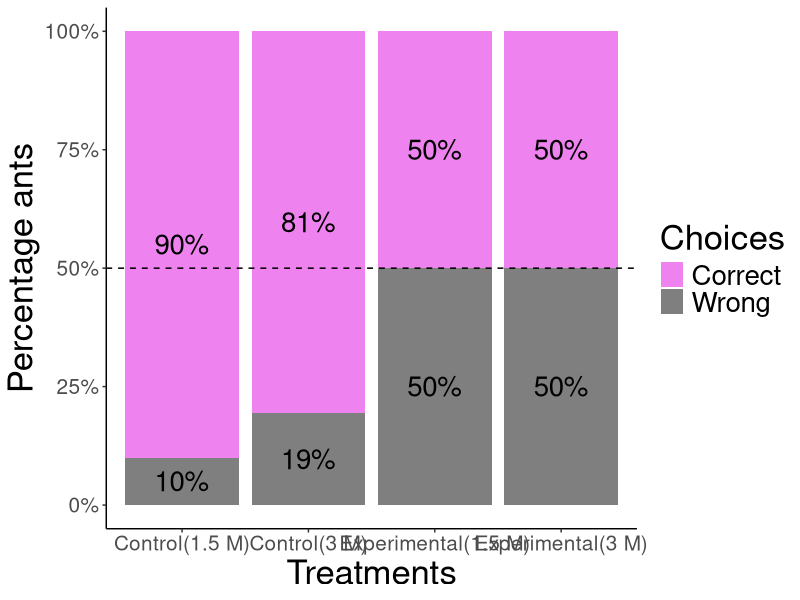
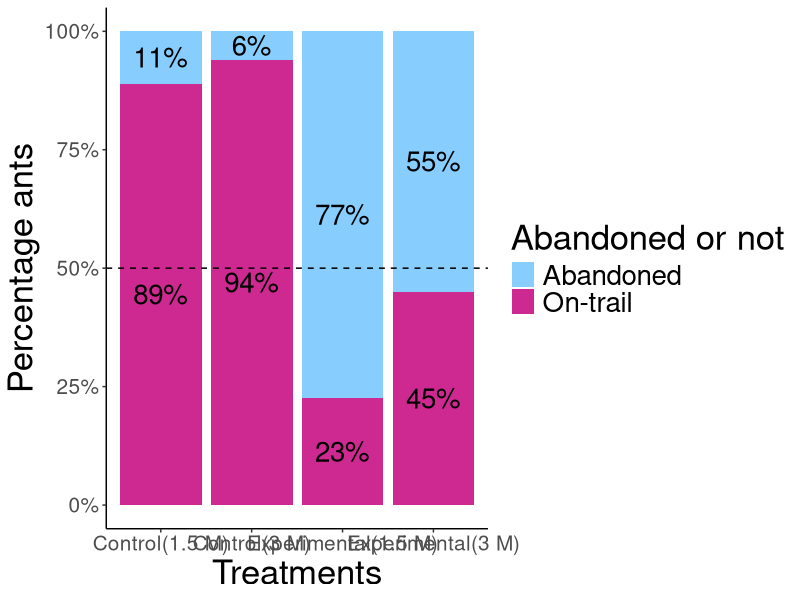
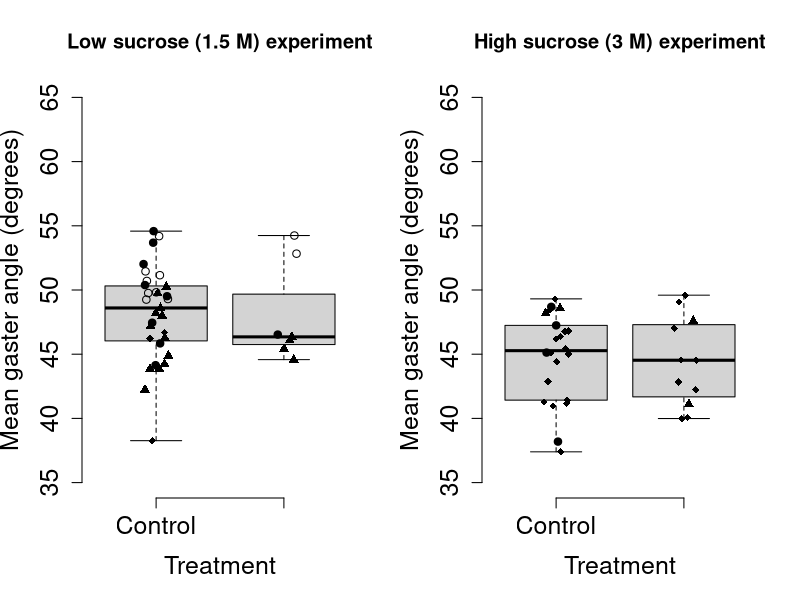

Generate these figures, in order, with R:
## ---- chunk 1
knitr::opts_chunk$set(echo = TRUE)
## ---- chunk 2
library(tidyverse)
library(ggplot2)
library(ggthemes)
library(ggstats)
## ---- chunk 3
#Importing the datasheets,and converting the relevant columns into factors

low_sucrose_experiment_data<-read.csv("Combined ant choices_Low sucrose experiment.csv")

high_sucrose_experiment_data<-read.csv("Combined ant choices_High sucrose experiment.csv")

#Extracting the columns needed for choice and abandonment analysis
low_sucrose_experiment_choices<-data.frame(low_sucrose_experiment_data$Treatment,low_sucrose_experiment_data$Ant.choice)
high_sucrose_experiment_choices<-data.frame(high_sucrose_experiment_data$Treatment,high_sucrose_experiment_data$Ant.choice)

#Changing the column names
colnames(low_sucrose_experiment_choices)<-c("treatment","choices")
colnames(high_sucrose_experiment_choices)<-c("treatment","choices")

#Converting the columns into factors
low_sucrose_experiment_choices$treatment<-as.factor(low_sucrose_experiment_choices$treatment)
low_sucrose_experiment_choices$choices<-as.factor(low_sucrose_experiment_choices$choices)

high_sucrose_experiment_choices$treatment<-as.factor(high_sucrose_experiment_choices$treatment)
high_sucrose_experiment_choices$choices<-as.factor(high_sucrose_experiment_choices$choices)

## ---- chunk 4

#1.5M DATA CHOICE ANALYSIS

#Filtering data where ant made either a correct or a wrong choice
low_sucrose_experiment_choices_only<-
  low_sucrose_experiment_choices %>% 
  filter(choices !="Abandoned")

#Dropping the abandonment factor level
low_sucrose_experiment_choices_only$choices<-droplevels(low_sucrose_experiment_choices_only$choices)

#Creating table
low_sucrose_experiment_choices_only_table<-table(low_sucrose_experiment_choices_only)

chisq.test(low_sucrose_experiment_choices_only_table,correct = F)

#Binomial test for control data
binom.test(36,40,0.5)
#Significant!

#Binomial test for experimental data
binom.test(8,16,0.5)
#Non-significant 
 
#3M DATA CHOICE ANALYSIS

#Filtering data where ant made either a correct or a wrong choice
high_sucrose_experiment_choices_only<-
  high_sucrose_experiment_choices %>% 
  filter(choices !="Abandoned")

#Dropping the abandonment factor level
high_sucrose_experiment_choices_only$choices<-droplevels(high_sucrose_experiment_choices_only$choices)

#Creating table
high_sucrose_experiment_choices_only_table<-table(high_sucrose_experiment_choices_only)

chisq.test(high_sucrose_experiment_choices_only_table,correct = F)
#Significant

#Binomial test for control data
binom.test(27,33,0.5)
#Significant!

#Binomial test for experimental data
binom.test(11,21,0.5)
#Non-significant 
## ---- chunk 5

#LOW SUCROSE EXPERIMENT ABANDONMENT ANALYSIS

#Filtering data where ant made either a correct or a wrong choice
low_sucrose_experiment_choices$abandonment<-ifelse(low_sucrose_experiment_choices$choices=="Abandoned","Abandoned","On-trail")

low_sucrose_experiment_abandonment_table<-table(low_sucrose_experiment_choices[-2])

#Chi-square test
chisq.test(low_sucrose_experiment_abandonment_table,correct = F)
#Significant

#Binomial test for control data
binom.test(5,45,0.5)
#Significantly more ants stay on the trail than abandon here

#Binomial test for experimental data
binom.test(55,71,0.5)
#Significantly more ants abandon the trail than stay on the trail

#HIGH SUCROSE EXPERIMENT ABANDONMENT ANALYSIS

#Filtering data where ant made either a correct or a wrong choice
high_sucrose_experiment_choices$abandonment<-ifelse(high_sucrose_experiment_choices$choices=="Abandoned","Abandoned","On-trail")

high_sucrose_experiment_abandonment_table<-table(high_sucrose_experiment_choices[-2])

#Chi-square test
chisq.test(high_sucrose_experiment_abandonment_table,correct = F)
#Significant


#Binomial test for control data
binom.test(2,35,0.5) #Significant
#Significantly more ants stay on the trail than abandon here

#Binomial test for experimental data
binom.test(30,51,0.5)
#Non-significant

## ---- chunk 6

#Creating labels specific to the experiment type and combining the dataframes
low_sucrose_experiment_choices$label<-as.factor(ifelse(low_sucrose_experiment_choices$treatment=="Control","Control_1.5m","Exp_1.5m"))

high_sucrose_experiment_choices$label<-as.factor(ifelse(high_sucrose_experiment_choices$treatment=="Control","Control_3m","Exp_3m"))


#Combining the choices from both experiments
all_exp_combined_data_choices<-rbind(low_sucrose_experiment_choices,high_sucrose_experiment_choices)

#Subsetting the data from the two treatments (combined for both experiments separately) to compare between the experiments.
all_exp_combined_control<-subset(all_exp_combined_data_choices,all_exp_combined_data_choices$treatment=="Control")

all_exp_combined_experimental<-subset(all_exp_combined_data_choices,all_exp_combined_data_choices$treatment=="Experimental")

#Dropping the uncessary factor levels
all_exp_combined_control$label<-droplevels(all_exp_combined_control$label)

all_exp_combined_experimental$label<-droplevels(all_exp_combined_experimental$label)

#COMPARING CORRECT VS. WRONG CHOICES BETWEEN THE TWO EXPERIMENTS FOR EACH TREATMENT

#CONTROL TREATMENT
all_exp_combined_control_choices_only<-data.frame(all_exp_combined_control$choices,all_exp_combined_control$label)

colnames(all_exp_combined_control_choices_only)<-c("choices","exp_type")

#Removing abandonment data for this analysis
all_exp_combined_control_choices_only<-subset(all_exp_combined_control_choices_only,all_exp_combined_control_choices_only$choices!="Abandoned")

#Dropping the uncessary factor levels
all_exp_combined_control_choices_only$choices<-droplevels(all_exp_combined_control_choices_only$choices)

all_exp_combined_control_choices_only_table<-table(all_exp_combined_control_choices_only)

chisq.test(all_exp_combined_control_choices_only_table,correct = F)
#Not significant

#EXPERIMENTAL TREATMENT

all_exp_combined_experimental_choices_only<-data.frame(all_exp_combined_experimental$choices,all_exp_combined_experimental$label)

colnames(all_exp_combined_experimental_choices_only)<-c("choices","exp_type")

#Removing abandonment data for this analysis
all_exp_combined_experimental_choices_only<-subset(all_exp_combined_experimental_choices_only,all_exp_combined_experimental_choices_only$choices!="Abandoned")

#Dropping the uncessary factor levels
all_exp_combined_experimental_choices_only$choices<-droplevels(all_exp_combined_experimental_choices_only$choices)

all_exp_combined_experimental_choices_only_table<-table(all_exp_combined_experimental_choices_only)

chisq.test(all_exp_combined_experimental_choices_only_table,correct = F)
#Not significant
## ---- chunk 7

#CONTROL
all_exp_combined_control_abandonment_only<-data.frame(all_exp_combined_control$abandonment,all_exp_combined_control$label)

colnames(all_exp_combined_control_abandonment_only)<-c("abandonment","exp_type")

all_exp_combined_control_abandonment_only$abandonment<-as.factor(all_exp_combined_control_abandonment_only$abandonment)

all_exp_combined_control_abandonment_only_table<-table(all_exp_combined_control_abandonment_only)

chisq.test(all_exp_combined_control_abandonment_only_table,correct = F)
#Not significant


#Experimental
all_exp_combined_experimental_abandonment_only<-data.frame(all_exp_combined_experimental$abandonment,all_exp_combined_experimental$label)

colnames(all_exp_combined_experimental_abandonment_only)<-c("abandonment","exp_type")

all_exp_combined_experimental_abandonment_only$abandonment<-as.factor(all_exp_combined_experimental_abandonment_only$abandonment)

all_exp_combined_experimental_abandonment_only_table<-table(all_exp_combined_experimental_abandonment_only)

chisq.test(all_exp_combined_experimental_abandonment_only_table,correct = F)
#Significant!

## ---- chunk 8

choices_combined<-subset(all_exp_combined_data_choices,choices!="Abandoned")
#Removing abandonment data for the plot

choices_combined$label<-factor(choices_combined$label,levels=c("Control_1.5m","Control_3m","Exp_1.5m","Exp_3m"))

choices_combined<-as.data.frame(choices_combined %>%
  group_by(label,choices)%>%
  summarize(total=n()))

choices_plot<-ggplot(choices_combined)+
  aes(label,fill=choices,weight=total,by=label)+
  geom_bar(position="fill")+
  geom_text(aes(label = scales::percent(..prop.., accuracy = 1)),stat = "prop", position = position_fill(.5),size=7)+
  scale_y_continuous(labels = scales::percent)+scale_x_discrete(labels=c("Control_1.5m"="Control(1.5 M)","Control_3m"= "Control(3 M)", "Exp_1.5m"="Experimental(1.5 M)","Exp_3m" = "Experimental(3 M)"))+
  xlab("Treatments")+
  ylab("Percentage ants")+
  guides(fill=guide_legend(title="Choices"))+
  theme_bw()+
    theme(
    plot.background = element_blank(),
    panel.grid.major = element_blank(),
    panel.grid.minor = element_blank(),
    panel.border = element_blank()
  ) +  theme(axis.line = element_line(color = 'black'))
   

choices_plot+theme(text=element_text(size=25),axis.text = element_text(size=15))+ 
  geom_hline(yintercept = 0.5, linetype = "dashed")+
  scale_fill_manual(values=c("violet","gray50"))

## ---- chunk 9
 
abandon_combined<-as.data.frame(all_exp_combined_data_choices %>%
  group_by(label,abandonment)%>%
  summarize(total=n()))

abandon_combined$label<-factor(abandon_combined$label,levels=c("Control_1.5m","Control_3m","Exp_1.5m","Exp_3m"))

choices_plot_1<-ggplot(abandon_combined)+
  aes(label,fill=abandonment,weight=total,by=label)+
  geom_bar(position="fill")+
  geom_text(aes(label = scales::percent(..prop.., accuracy = 1)),stat = "prop", position = position_fill(.5),size=7)+
  scale_y_continuous(labels = scales::percent)+scale_x_discrete(labels=c("Control_1.5m"="Control(1.5 M)","Control_3m"= "Control(3 M)", "Exp_1.5m"="Experimental(1.5 M)","Exp_3m" = "Experimental(3 M)"))+
  xlab("Treatments")+
  ylab("Percentage ants")+
  guides(fill=guide_legend(title="Abandoned or not"))+
  theme_bw()+
    theme(
    plot.background = element_blank(),
    panel.grid.major = element_blank(),
    panel.grid.minor = element_blank(),
    panel.border = element_blank()
  ) +  theme(axis.line = element_line(color = 'black'))
   
choices_plot_1+theme(text=element_text(size=25),axis.text = element_text(size=15))+geom_hline(yintercept = 0.5, linetype = "dashed")+scale_fill_manual(values=c("skyblue1","maroon3"))

## ---- chunk 10

#LOW SUCROSE EXPERIMENT
gaster_angle_low_sucrose<-read.csv("Combined gaster angles_ Low sucrose experiment.csv")

#Converting the relevant columns to factors
gaster_angle_low_sucrose$Ant.choice<-as.factor(gaster_angle_low_sucrose$Ant.choice)
gaster_angle_low_sucrose$Treatment<-as.factor(gaster_angle_low_sucrose$Treatment)
gaster_angle_low_sucrose$Video<-as.factor(gaster_angle_low_sucrose$Video)
gaster_angle_low_sucrose$Year<-as.factor(gaster_angle_low_sucrose$Year)

#Converting gaster angle measures to numbers
gaster_angle_low_sucrose$Angle.measurement.1<-as.numeric(gaster_angle_low_sucrose$Angle.measurement.1)
gaster_angle_low_sucrose$Angle.measurement.2<-as.numeric(gaster_angle_low_sucrose$Angle.measurement.2)
gaster_angle_low_sucrose$Angle.measurement.3<-as.numeric(gaster_angle_low_sucrose$Angle.measurement.3)
#Ignore the warnings here


#HIGH SUCROSE EXPERIMENT
gaster_angle_high_sucrose<-read.csv("Combined gaster angles_High sucrose experiment.csv")

#Converting the relevant columns to factors
  
gaster_angle_high_sucrose$Ant.choice<-as.factor(gaster_angle_high_sucrose$Ant.choice)
gaster_angle_high_sucrose$Treatment<-as.factor(gaster_angle_high_sucrose$Treatment)
gaster_angle_high_sucrose$Video<-as.factor(gaster_angle_high_sucrose$Video)
gaster_angle_high_sucrose$Year<-as.factor(gaster_angle_high_sucrose$Year)


#Converting gaster angle measures to numbers
gaster_angle_high_sucrose$Angle.measurement.1<-as.numeric(gaster_angle_high_sucrose$Angle.measurement.1)
gaster_angle_high_sucrose$Angle.measurement.2<-as.numeric(gaster_angle_high_sucrose$Angle.measurement.2)
gaster_angle_high_sucrose$Angle.measurement.3<-as.numeric(gaster_angle_high_sucrose$Angle.measurement.3)
#Ignore the warnings here

## ---- chunk 11

#LOW SUCROSE EXPERIMENT
 
gaster_angle_low_sucrose_ready<-gaster_angle_low_sucrose %>%
  transmute(Video,Treatment,Ant.choice,Year,mean_gaster_angle=rowMeans(select(.,Angle.measurement.1:Angle.measurement.3)))

gaster_angle_low_sucrose_ready<-as.data.frame(gaster_angle_low_sucrose_ready %>%
  group_by(Video,Treatment,Ant.choice,Year) %>%
  summarise(mean_gaster_angle=mean(mean_gaster_angle,na.rm = T)))

#HIGH SUCROSE EXPERIMENT

gaster_angle_high_sucrose_ready<-gaster_angle_high_sucrose %>%
  transmute(Video,Treatment,Ant.choice,Year,mean_gaster_angle=rowMeans(select(.,Angle.measurement.1:Angle.measurement.3)))

gaster_angle_high_sucrose_ready<-as.data.frame(gaster_angle_high_sucrose_ready %>%
  group_by(Video,Treatment,Ant.choice,Year) %>%
  summarise(mean_gaster_angle=mean(mean_gaster_angle,na.rm = T)))

## ---- chunk 12
 
gaster_angle_low_sucrose_ready<-na.omit(subset(gaster_angle_low_sucrose_ready,gaster_angle_low_sucrose_ready$Ant.choice=="Correct"))

gaster_angle_high_sucrose_ready<-na.omit(subset(gaster_angle_high_sucrose_ready,gaster_angle_high_sucrose_ready$Ant.choice=="Correct"))

#Average gaster angle calculations:
gaster_angle_low_sucrose_ready %>%
  group_by(Treatment) %>%
  summarise(mean(mean_gaster_angle))

gaster_angle_high_sucrose_ready %>%
  group_by(Treatment) %>%
  summarise(mean(mean_gaster_angle))

## ---- chunk 13
wilcox.test(gaster_angle_low_sucrose_ready$mean_gaster_angle~gaster_angle_low_sucrose_ready$Treatment) #No Significant difference

wilcox.test(gaster_angle_high_sucrose_ready$mean_gaster_angle~gaster_angle_high_sucrose_ready$Treatment) #No significant difference

## ---- chunk 14

par(mfrow=c(1,2))

#LOW SUCROSE EXPERIMENT
boxplot(gaster_angle_low_sucrose_ready$mean_gaster_angle~gaster_angle_low_sucrose_ready$Treatment,xlab="Treatment", ylab="Mean gaster angle (degrees)",range=0,frame=F,cex.axis=1.5,cex.lab=1.5,main="Low sucrose (1.5 M) experiment",ylim=c(35,65))

#Adding individual points to the boxplot
stripchart(mean_gaster_angle~Treatment,method="jitter",add=T,vertical=T,pch=1,data=gaster_angle_low_sucrose_ready[gaster_angle_low_sucrose_ready$Year==2022, ])
 
stripchart(mean_gaster_angle~Treatment,method="jitter",add=T,vertical=T,pch=19,data=gaster_angle_low_sucrose_ready[gaster_angle_low_sucrose_ready$Year==2023, ])

stripchart(mean_gaster_angle~Treatment,method="jitter",add=T,vertical=T,pch=18,data=gaster_angle_low_sucrose_ready[gaster_angle_low_sucrose_ready$Year==2024, ])

stripchart(mean_gaster_angle~Treatment,method="jitter",add=T,vertical=T,pch=17,data=gaster_angle_low_sucrose_ready[gaster_angle_low_sucrose_ready$Year==2025, ])


#HIGH SUCROSE EXPERIMENT
boxplot(gaster_angle_high_sucrose_ready$mean_gaster_angle~gaster_angle_high_sucrose_ready$Treatment,xlab="Treatment", ylab="Mean gaster angle (degrees)",range=0,frame=F,cex.axis=1.5,cex.lab=1.5,main="High sucrose (3 M) experiment",ylim=c(35,65))

#Adding individual points to the boxplot
stripchart(mean_gaster_angle~Treatment,method="jitter",add=T,vertical=T,pch=19,data=gaster_angle_high_sucrose_ready[gaster_angle_high_sucrose_ready$Year==2023, ])

stripchart(mean_gaster_angle~Treatment,method="jitter",add=T,vertical=T,pch=18,data=gaster_angle_high_sucrose_ready[gaster_angle_high_sucrose_ready$Year==2024, ])

stripchart(mean_gaster_angle~Treatment,method="jitter",add=T,vertical=T,pch=17,data=gaster_angle_high_sucrose_ready[gaster_angle_high_sucrose_ready$Year==2025, ])
